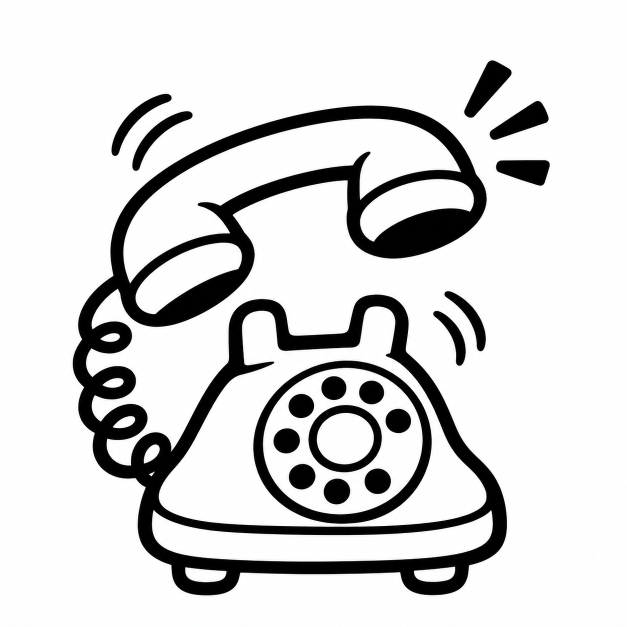
#> input picture taam-video-kit/art-src/props/phone-ringing.png, 1254 x 1254 px (shown at 1/2 size)
$ python cutout.py props/phone-ringing.png ../assets/props/phone-ringing.webp
#> lines starting #> are read from the running program, lines starting #| are printed output that depends on the picture; after the words box and inside, x2 and y2 are one past the last pixel; in counts of white or black regions, pixels touching at a corner belong together
"""Cut a Codex prop off its white background and save a trimmed webp for the kit.

The background is removed by flood-filling the near-white region connected to the image
border, so white fills inside the outline stay opaque. Usage:
    python cutout.py props/phone-ringing.png ../assets/props/phone-ringing.webp
"""
import sys
from collections import deque

from PIL import Image, ImageFilter


def cutout(src: str, dst: str, max_side: int = 900) -> None:
#> called with src = 'props/phone-ringing.png', dst = '../assets/props/phone-ringing.webp', max_side = 900
    im = Image.open(src).convert("RGBA")
    w, h = im.size
#> w = 1254; h = 1254
    px = im.load()
    lum = lambda p: (p[0] + p[1] + p[2]) / 3
    bg = bytearray(w * h)
    q = deque()
    for x in range(w):
        q.append((x, 0)); q.append((x, h - 1))
    for y in range(h):
        q.append((0, y)); q.append((w - 1, y))
    while q:
        x, y = q.popleft()
        i = y * w + x
        if bg[i] or lum(px[x, y]) < 200:
            continue
        bg[i] = 1
        if x > 0: q.append((x - 1, y))
        if x < w - 1: q.append((x + 1, y))
        if y > 0: q.append((x, y - 1))
        if y < h - 1: q.append((x, y + 1))
    alpha = Image.new("L", (w, h))
#> alpha: PIL image 1254x1254 L; every value is 0
    alpha.putdata([0 if b else 255 for b in bg])
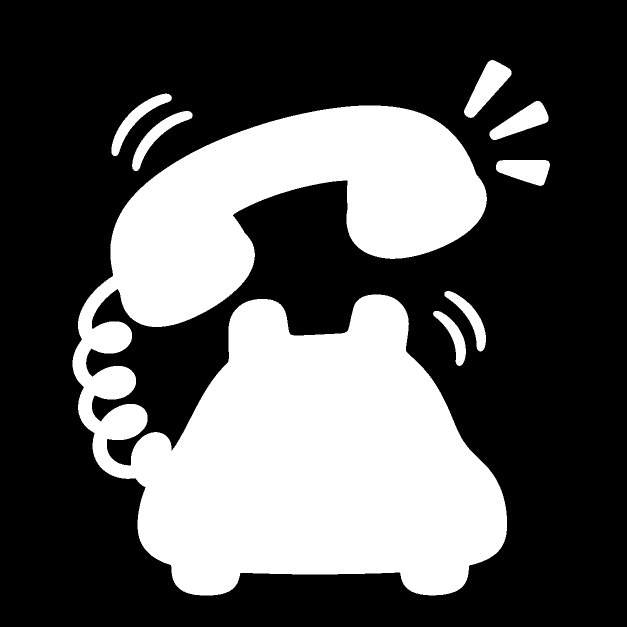
#> alpha: PIL image 1254x1254 L (shown at 1/2 size); 34.2% white; 8 white regions, largest, box (x1, y1, x2, y2) and area: (145, 211, 1014, 1191) 513122, (928, 120, 1023, 236) 4819, (979, 202, 1097, 280) 4238
    # Soften the cut edge by a pixel so it doesn't look jagged when scaled.
    alpha = alpha.filter(ImageFilter.GaussianBlur(0.8))
    im.putalpha(alpha)
    box = alpha.point(lambda a: 255 if a > 16 else 0).getbbox()
#> box = (144, 119, 1101, 1192)
    im = im.crop(box)
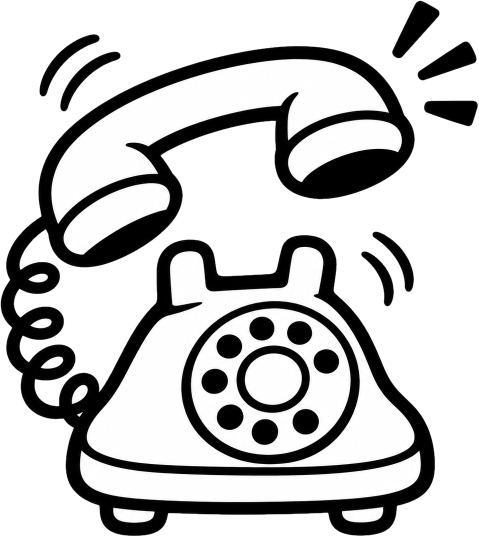
#> im: PIL image 957x1073 RGBA (shown at 1/2 size); mean R, G, B, A 192.4, 192.3, 192.3, 133.7; transparent parts drawn white
    im.thumbnail((max_side, max_side), Image.LANCZOS)
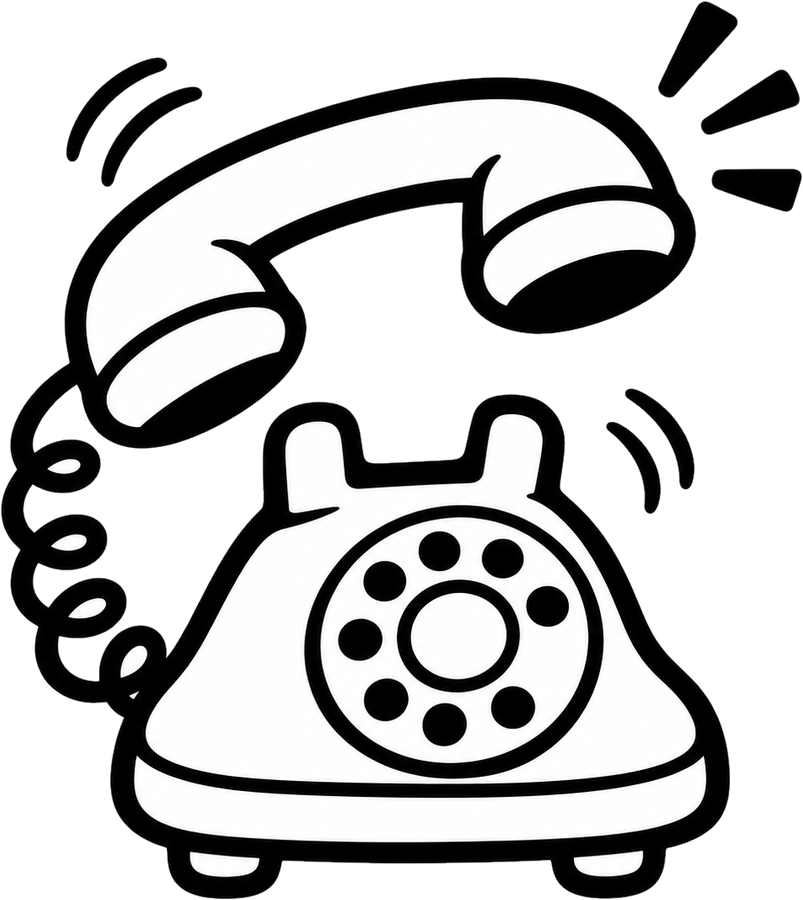
#> im: PIL image 803x900 RGBA; mean R, G, B, A 75.6, 75.5, 75.5, 133.7; transparent parts drawn white
    im.save(dst, "WEBP", quality=92)
    print(dst, im.size)
#| ../assets/props/phone-ringing.webp (803, 900)


if __name__ == "__main__":
    cutout(sys.argv[1], sys.argv[2])

$ run again, with taam-video-kit/art-src/props/arrows.png copied over taam-video-kit/art-src/props/phone-ringing.png
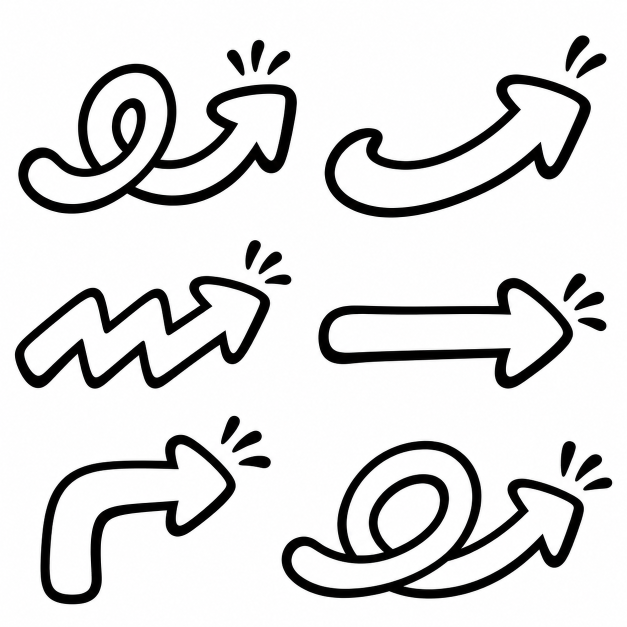
#> input picture taam-video-kit/art-src/props/arrows.png, 1254 x 1254 px (shown at 1/2 size)
#> in cutout, `alpha.putdata([0 if b else 255 for b in bg])`:
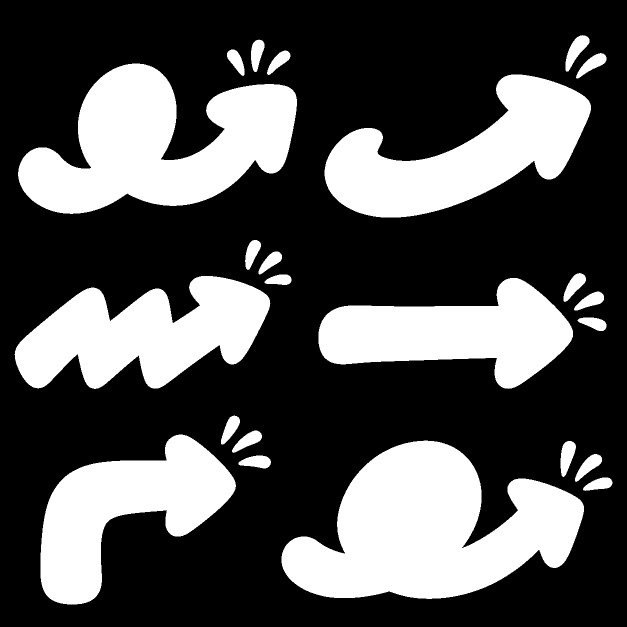
#> alpha: PIL image 1254x1254 L (shown at 1/2 size); 31.8% white; 23 white regions, largest, box (x1, y1, x2, y2) and area: (563, 881, 1168, 1198) 116222, (36, 127, 594, 428) 96228, (649, 149, 1182, 435) 73298
#> box = (28, 69, 1226, 1210)
#> in cutout, `im.thumbnail((max_side, max_side), Image.LANCZOS)`:
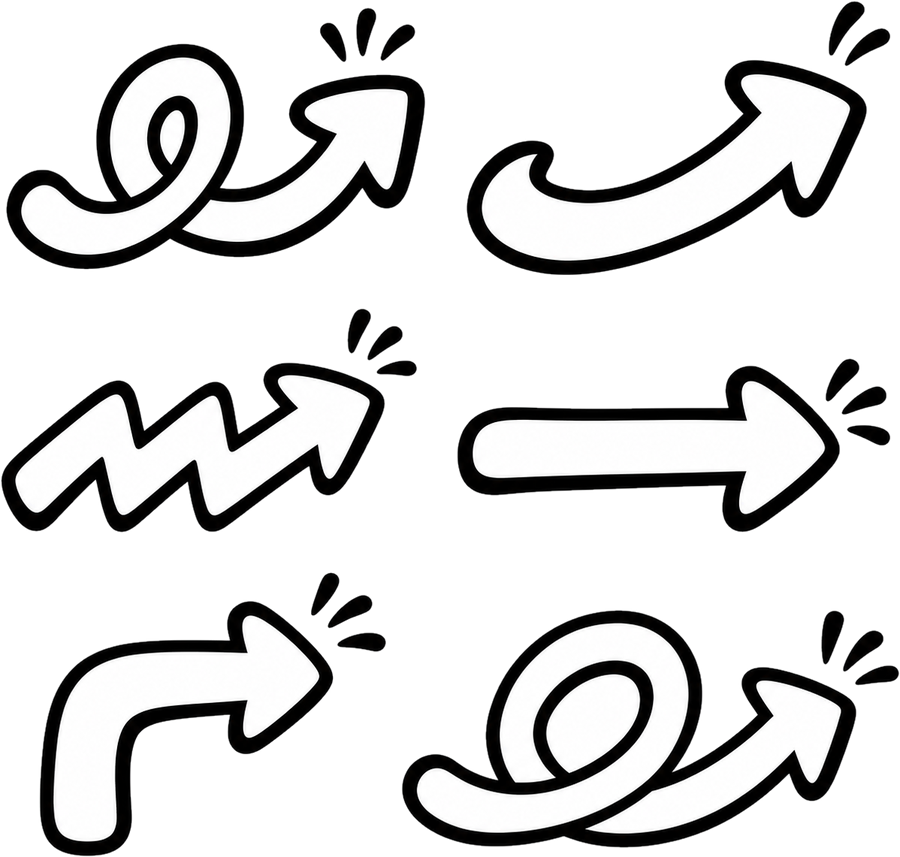
#> im: PIL image 900x857 RGBA; mean R, G, B, A 59.1, 59.1, 59.1, 93.3; transparent parts drawn white
#| ../assets/props/phone-ringing.webp (900, 857)

$ run again, with taam-video-kit/art-src/props/browser.png copied over taam-video-kit/art-src/props/phone-ringing.png
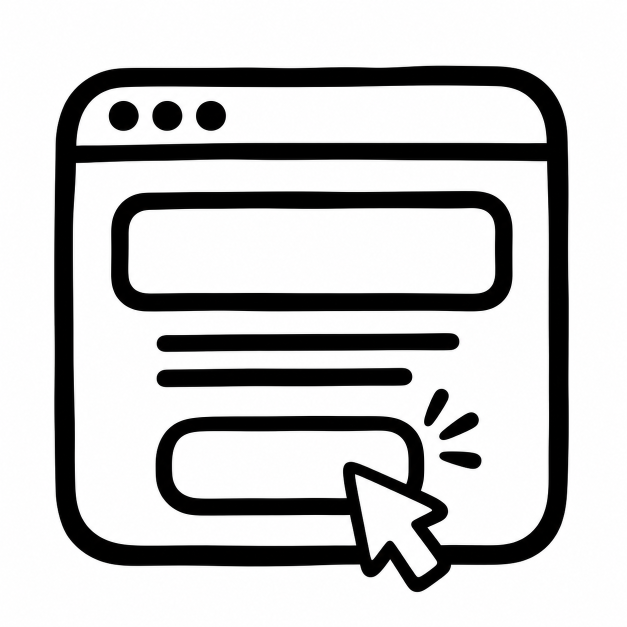
#> input picture taam-video-kit/art-src/props/browser.png, 1254 x 1254 px (shown at 1/2 size)
#> in cutout, `alpha.putdata([0 if b else 255 for b in bg])`:
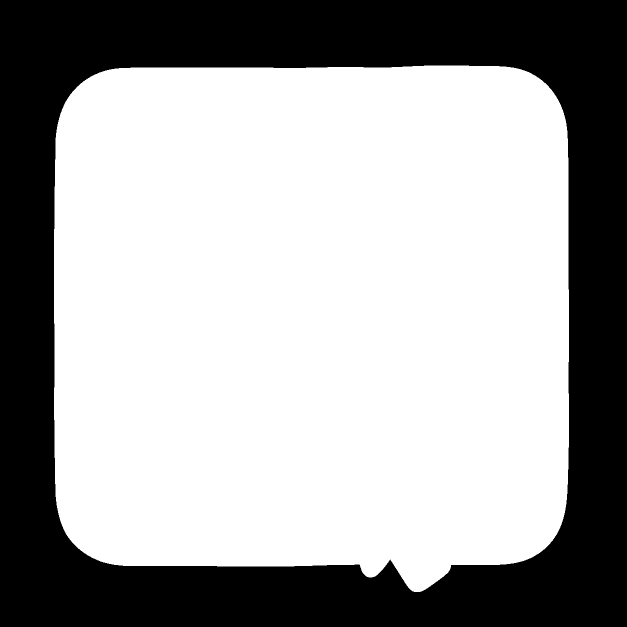
#> alpha: PIL image 1254x1254 L (shown at 1/2 size); 64.4% white; 1 black region, box (x1, y1, x2, y2) and area: (0, 0, 1254, 1254) 560040
#> box = (107, 130, 1139, 1185)
#> in cutout, `im.thumbnail((max_side, max_side), Image.LANCZOS)`:
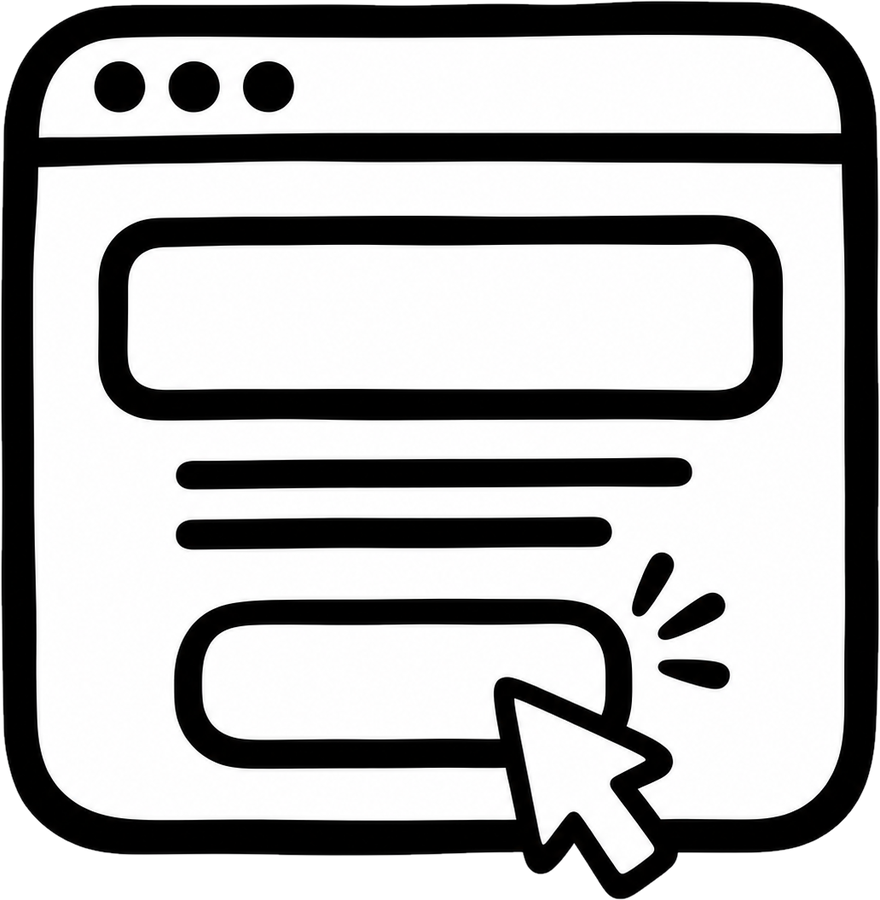
#> im: PIL image 880x900 RGBA; mean R, G, B, A 158.7, 158.6, 158.6, 237.1; transparent parts drawn white
#| ../assets/props/phone-ringing.webp (880, 900)

$ run again, with taam-video-kit/art-src/props/burst.png copied over taam-video-kit/art-src/props/phone-ringing.png
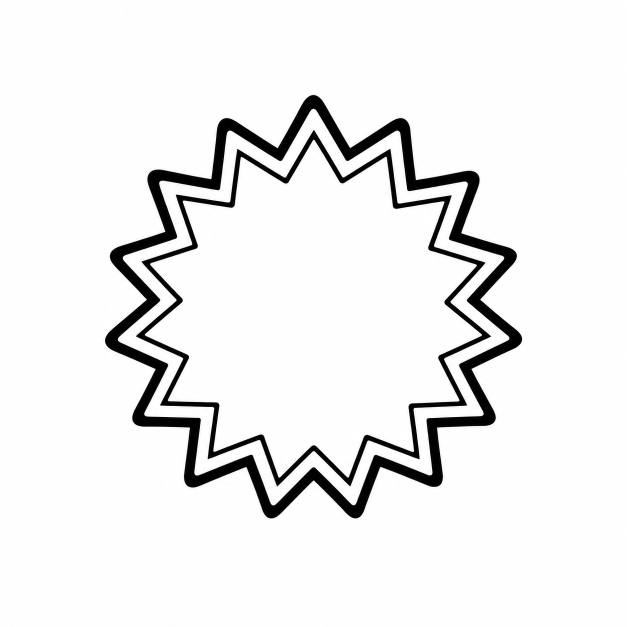
#> input picture taam-video-kit/art-src/props/burst.png, 1254 x 1254 px (shown at 1/2 size)
#> in cutout, `alpha.putdata([0 if b else 255 for b in bg])`:
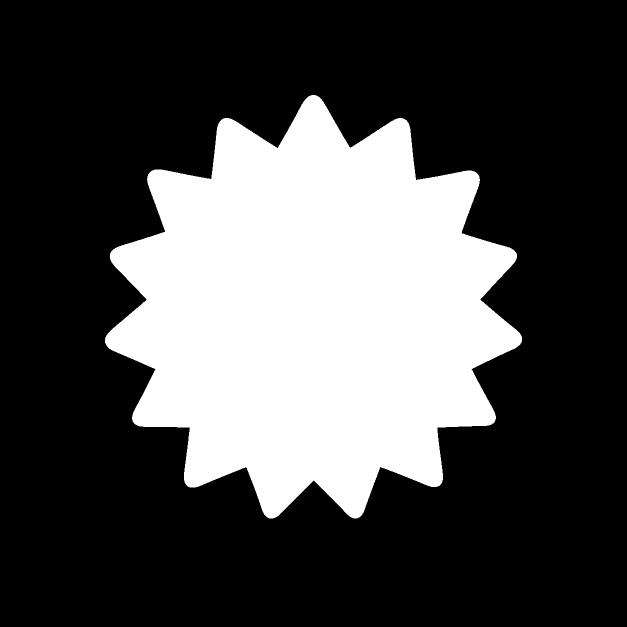
#> alpha: PIL image 1254x1254 L (shown at 1/2 size); 29.3% white; 1 white region, box (x1, y1, x2, y2) and area: (210, 190, 1044, 1037) 461092
#> box = (209, 189, 1045, 1038)
#> in cutout, `im = im.crop(box)`:
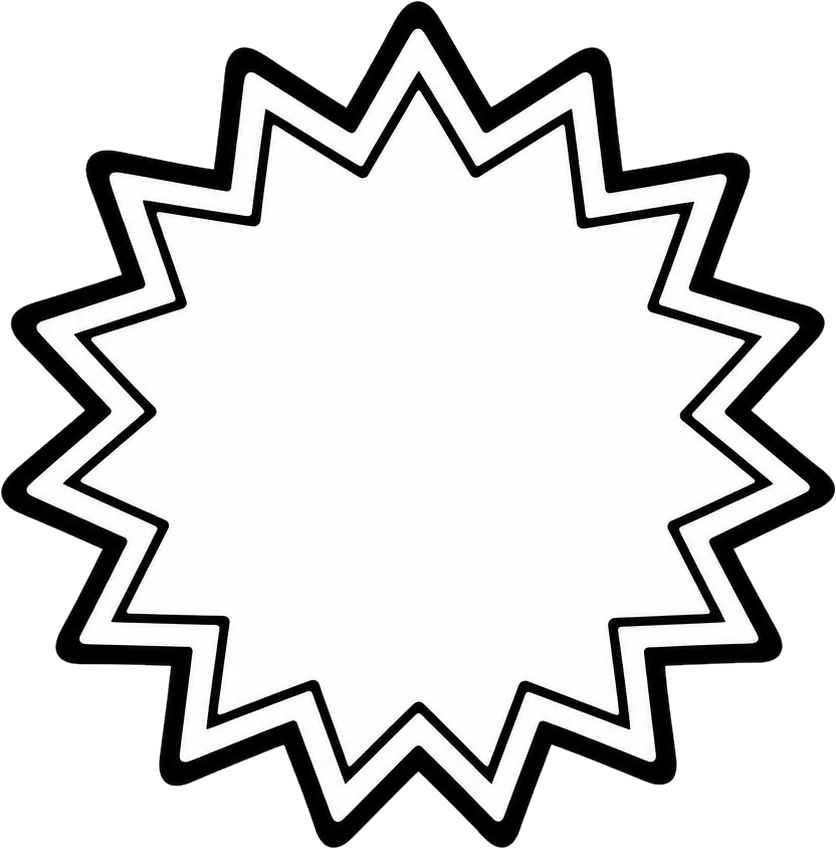
#> im: PIL image 836x849 RGBA; mean R, G, B, A 217.9, 217.7, 217.8, 165.7; transparent parts drawn white
#| ../assets/props/phone-ringing.webp (836, 849)
